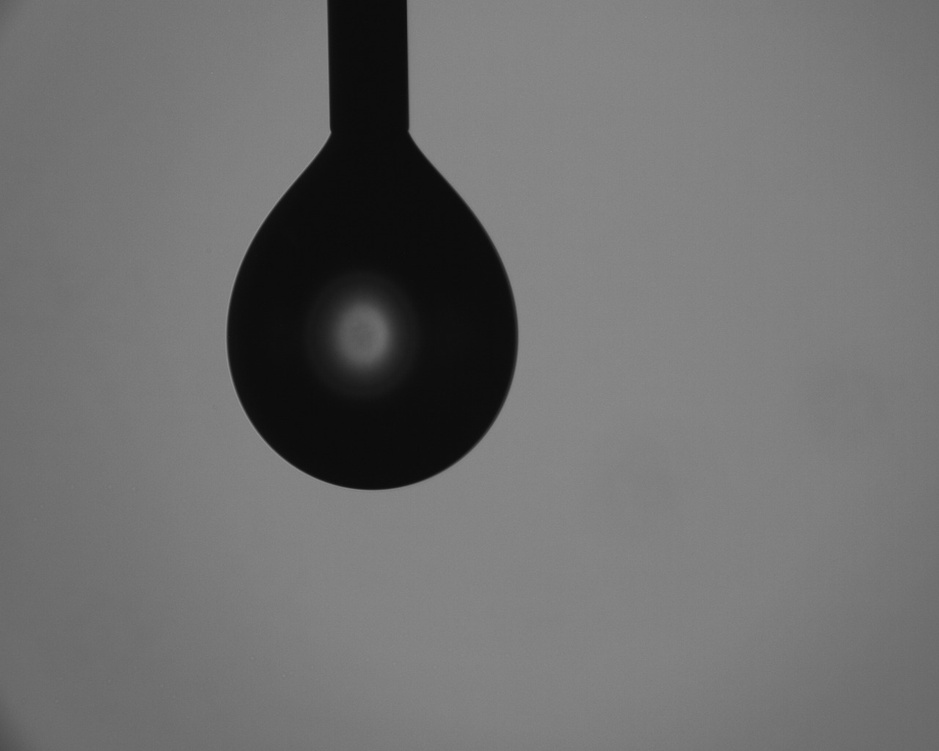
#> input picture image.jpeg, 939 x 751 px, shrunk from 1280 x 1024 before the run
$ python -i pendant_calcs.py   (imports and definitions only)   (older library calls are emulated)
#> lines starting #> are read from the running program, lines starting #| are printed output that depends on the picture; after the words box and inside, x2 and y2 are one past the last pixel; in counts of white or black regions, pixels touching at a corner belong together
#> further down, picture is the input picture: shape (751, 939, 3); min 10, max 144, mean 110.8
### core/image_processing.py
"""
core.image_processing
=====================

Shared utilities:
    · subpixel_refine_edges          — parabolic peak fit on |∂I/∂x|
    · robust_stable_needle_width     — median + sigma-clip
    · attempt_auto_calibration       — two-stage robust calibration
    · attempt_auto_baseline          — first row widening beyond the needle
"""

import cv2
import numpy as np
import pandas as pd


def subpixel_refine_edges(img_blur, edges_df, search_halfwin=3):
    """Refine per-row (left_x, right_x) to ~0.1 px via parabolic peak fit
    on |∂I/∂x|. Rows dominated by horizontal gradient (side walls) shift
    meaningfully; near-apex rows are left unchanged."""
    gx = cv2.Sobel(img_blur.astype(np.float64), cv2.CV_64F, 1, 0, ksize=3)
    agx = np.abs(gx)
    H, W = agx.shape
    hw = int(search_halfwin)

    def _refine(ys, xs):
        out = xs.astype(np.float64).copy()
        for i, (yv, xv) in enumerate(zip(ys, xs)):
            yi = int(yv); xi = int(round(xv))
            if xi < hw or xi > W - hw - 1 or yi < 0 or yi >= H:
                continue
            win = agx[yi, xi - hw:xi + hw + 1]
            if win.size < 3:
                continue
            k = int(np.argmax(win))
            if 0 < k < win.size - 1:
                a, b, c = win[k - 1], win[k], win[k + 1]
                den = a - 2 * b + c
                offset = 0.5 * (a - c) / den if abs(den) > 1e-12 else 0.0
                out[i] = (xi - hw) + k + offset
            else:
                out[i] = (xi - hw) + k
        return out

    ys = edges_df['y'].to_numpy()
    e = edges_df.copy()
    e['left_x']  = _refine(ys, edges_df['left_x'].to_numpy())
    e['right_x'] = _refine(ys, edges_df['right_x'].to_numpy())
    return e


# [110 lines left out: functions robust_stable_needle_width, attempt_auto_calibration, attempt_auto_baseline, binarize_drop_image, measure_reference, not called in this run]

### core/pendant_calcs.py
"""
core.pendant_calcs
==================

Pendant-drop image utility: sub-pixel contour extraction.

Overlay drawing has moved to Qt graphics items in gui.pendant_window
so lines stay visible at every zoom and don't alter the underlying pixmap.
"""

import cv2
import numpy as np
import pandas as pd

from core.image_processing import subpixel_refine_edges


def extract_pendant_edges(img, use_subpixel=True):
    """Threshold → external contour → per-row (left_x, right_x) DataFrame.

    With `use_subpixel=True` (default), edges are refined via parabolic
    peak fit on |∂I/∂x|. The dilation trick from the old path is disabled
    in that mode because it would drag the refined edge off the gradient
    peak.
    """
#> called with use_subpixel = True
    if len(img.shape) == 3:
        gray = cv2.cvtColor(img, cv2.COLOR_BGR2GRAY)
    else:
        gray = img
    blurred = cv2.GaussianBlur(gray, (5, 5), 0)
    _, bw = cv2.threshold(blurred, 0, 255,
                          cv2.THRESH_BINARY_INV + cv2.THRESH_OTSU)
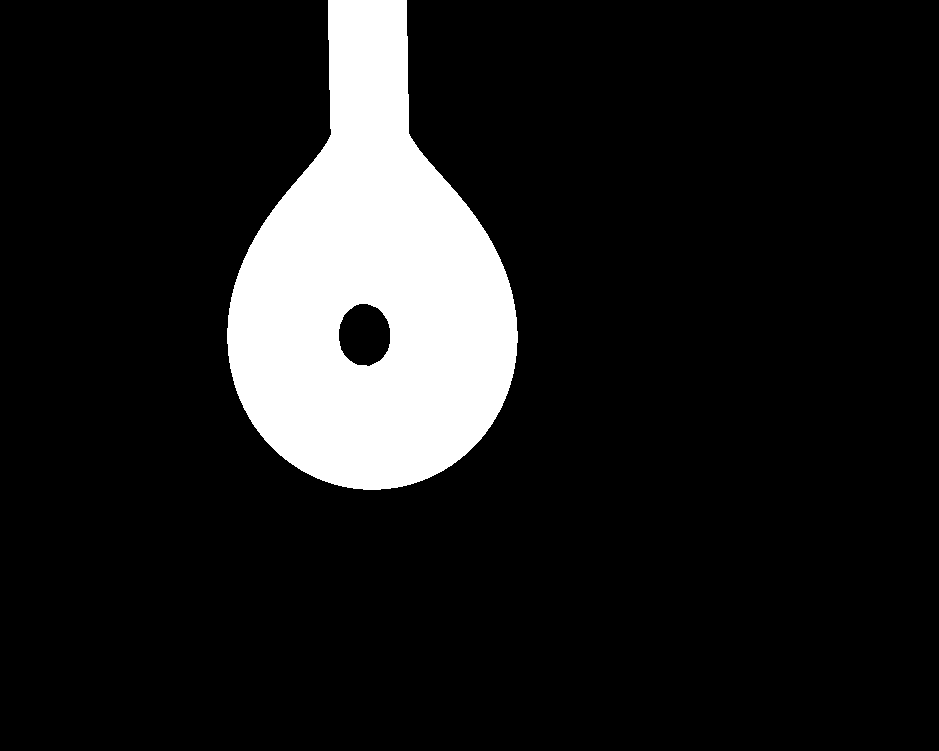
#> bw: shape (751, 939); 12.2% white; 1 white region

    if not use_subpixel:
        bw = cv2.dilate(bw, np.ones((3, 3), np.uint8), iterations=1)

    contours, _ = cv2.findContours(bw, cv2.RETR_EXTERNAL,
                                   cv2.CHAIN_APPROX_NONE)
#> contours = 1 contour; box (x1, y1, x2, y2) and area: (227, 0, 518, 490) 88248
    if not contours:
        return None

    main_contour = max(contours, key=cv2.contourArea).squeeze()
#> main_contour = 1172 pairs, first value 227 to 517, second value 0 to 489
    cdf = pd.DataFrame(main_contour, columns=['x', 'y'])
#> cdf = table of 1172 rows and 2 columns
    edges = (cdf.groupby('y')['x']
                .agg(['min', 'max'])
                .rename(columns={'min': 'left_x', 'max': 'right_x'})
                .sort_index()
                .reset_index())
#> edges = table of 490 rows and 3 columns

    if use_subpixel:
        edges = subpixel_refine_edges(blurred, edges)
#> in subpixel_refine_edges, `gx = cv2.Sobel(img_blur.astype(np.float64), cv2.CV_64F, 1, 0, ksize=3)`:
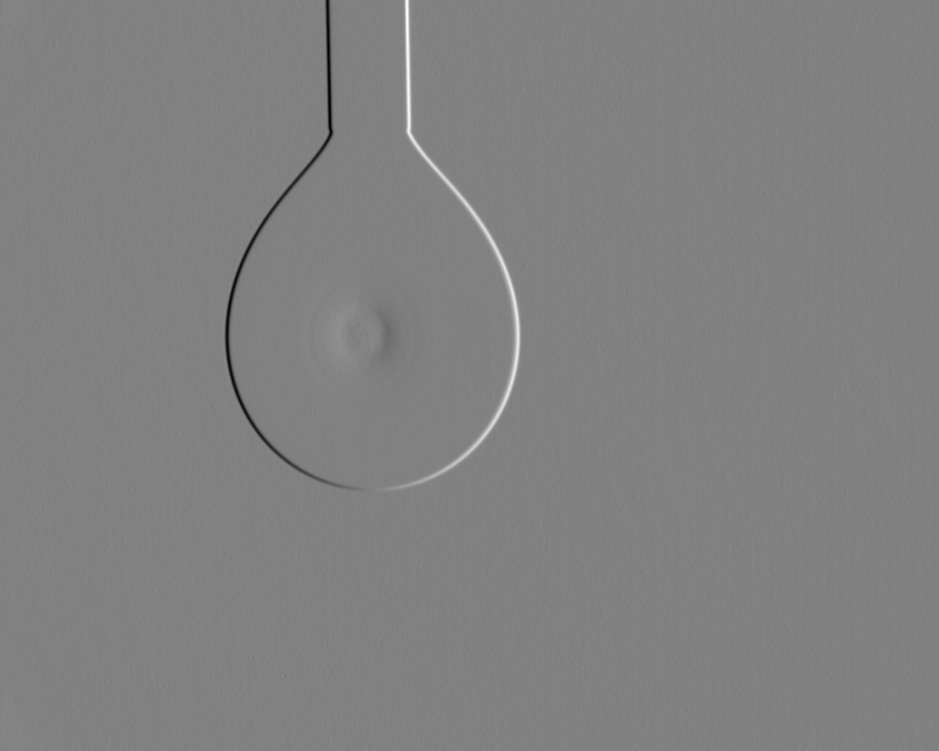
#> gx: shape (751, 939) float64; min -262, max 254, mean 0.1; drawn with min black and max white
#> in subpixel_refine_edges, `agx = np.abs(gx)`:
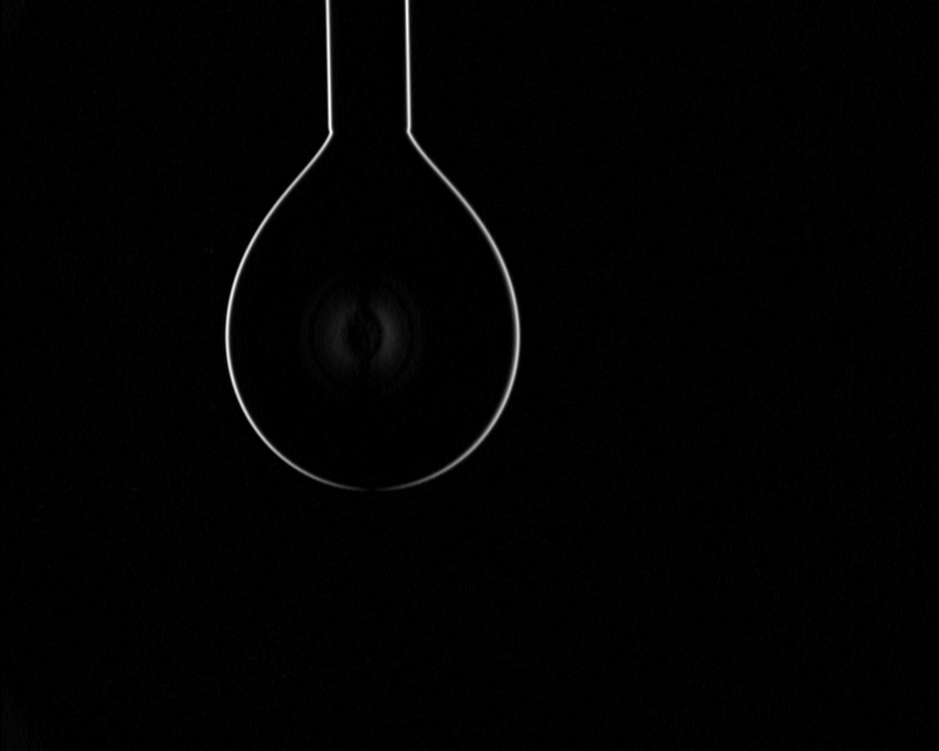
#> agx: shape (751, 939) float64; min 0, max 262, mean 2.9; drawn with min black and max white
#> the loop in _refine, `for i, (yv, xv) in enumerate(zip(ys, xs)):` made 490 passes
#> (win, k, a, b, c, den, offset) on passes 1 to 10: ([88, 188, 240, 192, 102, 40, 14], 2, 188, 240, 192, -100, 0.02), ([87, 187, 240, 192, 102, 41, 15], 2, 187, 240, 192, -101, 0.0248), ([85, 186, 240, 192, 103, 43, 16], 2, 186, 240, 192, -102, 0.0294), ([83, 186, 240, 193, 105, 44, 16], 2, 186, 240, 193, -101, 0.0347), ([80, 185, 241, 196, 107, 44, 16], 2, 185, 241, 196, -101, 0.0545), ([76, 183, 243, 199, 109, 44, 16], 2, 183, 243, 199, -104, 0.0769), ([73, 180, 243, 201, 111, 44, 17], 2, 180, 243, 201, -105, 0.1), ([70, 176, 241, 203, 113, 45, 19], 2, 176, 241, 203, -103, 0.131), ([66, 172, 240, 205, 115, 47, 20], 2, 172, 240, 205, -103, 0.16), ([65, 169, 239, 207, 117, 48, 20], 2, 169, 239, 207, -102, 0.186)
#> (k, a, b, c, den, offset) on passes 61 to 66: (2, 168, 248, 220, -108, 0.241), (2, 165, 248, 223, -108, 0.269), (2, 163, 248, 225, -108, 0.287), (2, 161, 248, 227, -108, 0.306), (2, 159, 247, 228, -107, 0.322), (2, 157, 246, 228, -107, 0.332)
#> after the loop in _refine, `for i, (yv, xv) in enumerate(zip(ys, xs)):`: out = 490 values, max 360 at index 489, min 226.5 at index 337, mean 279.7
#> the loop in _refine (call 2), `for i, (yv, xv) in enumerate(zip(ys, xs)):` made 490 passes
#> (win, a, b, c, den, offset) on passes 1 to 5: ([12, 54, 152, 244, 232, 132, 52], 152, 244, 232, -104, 0.385), ([11, 55, 153, 244, 232, 133, 52], 153, 244, 232, -103, 0.383), ([9, 55, 154, 245, 233, 136, 53], 154, 245, 233, -103, 0.383), ([8, 53, 153, 246, 235, 139, 55], 153, 246, 235, -104, 0.394), ([8, 52, 151, 244, 236, 141, 56], 151, 244, 236, -101, 0.421)
#> win on pass 6: [8, 51, 148, 241, 237, 144, 56]

    return edges.reset_index(drop=True)

>>> import cv2
>>> picture = cv2.imread('../image.jpeg')
>>> result = extract_pendant_edges(picture)
